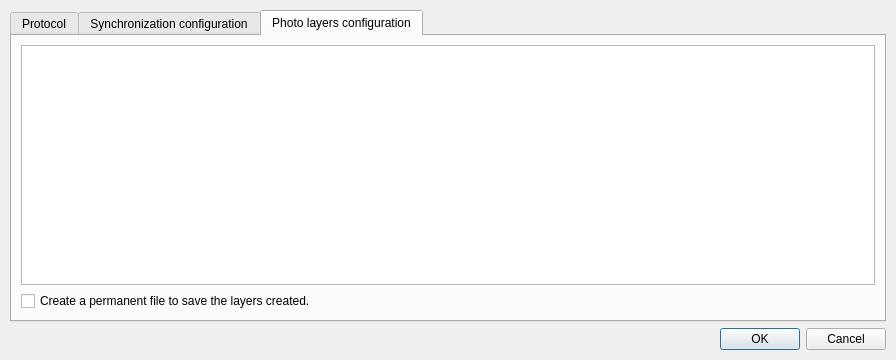
<?xml version="1.0" encoding="UTF-8"?>
<ui version="4.0">
 <class>localsyncDialogBase</class>
 <widget class="QDialog" name="localsyncDialogBase">
  <property name="geometry">
   <rect>
    <x>0</x>
    <y>0</y>
    <width>896</width>
    <height>360</height>
   </rect>
  </property>
  <property name="sizePolicy">
   <sizepolicy hsizetype="Minimum" vsizetype="Expanding">
    <horstretch>0</horstretch>
    <verstretch>0</verstretch>
   </sizepolicy>
  </property>
  <property name="windowTitle">
   <string>Localsync configuration</string>
  </property>
  <property name="sizeGripEnabled">
   <bool>false</bool>
  </property>
  <layout class="QVBoxLayout" name="verticalLayout_2">
   <property name="leftMargin">
    <number>10</number>
   </property>
   <property name="topMargin">
    <number>10</number>
   </property>
   <property name="rightMargin">
    <number>10</number>
   </property>
   <property name="bottomMargin">
    <number>10</number>
   </property>
   <item>
    <widget class="QTabWidget" name="tabWidget">
     <property name="currentIndex">
      <number>2</number>
     </property>
     <widget class="QWidget" name="tab_1">
      <attribute name="title">
       <string>Protocol</string>
      </attribute>
      <layout class="QVBoxLayout" name="verticalLayout_3">
       <item>
        <widget class="QLabel" name="label_4">
         <property name="text">
          <string>Select what protocol you want to use to connect to your devices:</string>
         </property>
        </widget>
       </item>
       <item>
        <widget class="QRadioButton" name="adb_radio">
         <property name="text">
          <string>ADB</string>
         </property>
        </widget>
       </item>
       <item>
        <layout class="QHBoxLayout" name="horizontalLayout">
         <item>
          <layout class="QVBoxLayout" name="verticalLayout_4">
           <item>
            <widget class="QLabel" name="label_2">
             <property name="sizePolicy">
              <sizepolicy hsizetype="Preferred" vsizetype="Fixed">
               <horstretch>0</horstretch>
               <verstretch>0</verstretch>
              </sizepolicy>
             </property>
             <property name="text">
              <string>ADB binary path:</string>
             </property>
            </widget>
           </item>
           <item>
            <layout class="QHBoxLayout" name="horizontalLayout_3">
             <property name="spacing">
              <number>6</number>
             </property>
             <item>
              <widget class="QLineEdit" name="browse_text"/>
             </item>
             <item>
              <widget class="QPushButton" name="browse">
               <property name="text">
                <string>Browse...</string>
               </property>
              </widget>
             </item>
            </layout>
           </item>
           <item>
            <widget class="QLabel" name="label_3">
             <property name="sizePolicy">
              <sizepolicy hsizetype="Preferred" vsizetype="Fixed">
               <horstretch>0</horstretch>
               <verstretch>0</verstretch>
              </sizepolicy>
             </property>
             <property name="text">
              <string>You can auto-install adb using the next button. It will be saved in your user application data folder.</string>
             </property>
            </widget>
           </item>
           <item>
            <layout class="QHBoxLayout" name="horizontalLayout_4">
             <item>
              <widget class="QPushButton" name="download">
               <property name="text">
                <string>Download and install ADB</string>
               </property>
              </widget>
             </item>
             <item>
              <spacer name="horizontalSpacer">
               <property name="orientation">
                <enum>Qt::Horizontal</enum>
               </property>
               <property name="sizeHint" stdset="0">
                <size>
                 <width>40</width>
                 <height>20</height>
                </size>
               </property>
              </spacer>
             </item>
            </layout>
           </item>
          </layout>
         </item>
        </layout>
       </item>
       <item>
        <spacer name="verticalSpacer">
         <property name="orientation">
          <enum>Qt::Vertical</enum>
         </property>
         <property name="sizeHint" stdset="0">
          <size>
           <width>20</width>
           <height>40</height>
          </size>
         </property>
        </spacer>
       </item>
       <item>
        <widget class="QRadioButton" name="mtp_radio">
         <property name="text">
          <string>MTP</string>
         </property>
        </widget>
       </item>
       <item>
        <layout class="QHBoxLayout" name="horizontalLayout_2">
         <item>
          <widget class="QLabel" name="label">
           <property name="text">
            <string>The MTP protocol only works on Windows, is slower and will require to confirm file by file the files you will like to copy.
 It does not require more installation.</string>
           </property>
          </widget>
         </item>
        </layout>
       </item>
       <item>
        <spacer name="verticalSpacer_2">
         <property name="orientation">
          <enum>Qt::Vertical</enum>
         </property>
         <property name="sizeHint" stdset="0">
          <size>
           <width>20</width>
           <height>40</height>
          </size>
         </property>
        </spacer>
       </item>
      </layout>
     </widget>
     <widget class="QWidget" name="tab_2">
      <attribute name="title">
       <string>Synchronization configuration</string>
      </attribute>
      <layout class="QVBoxLayout" name="verticalLayout">
       <item>
        <widget class="QTextEdit" name="conf_text_edit">
         <property name="sizePolicy">
          <sizepolicy hsizetype="Expanding" vsizetype="Expanding">
           <horstretch>0</horstretch>
           <verstretch>0</verstretch>
          </sizepolicy>
         </property>
         <property name="font">
          <font>
           <pointsize>12</pointsize>
          </font>
         </property>
        </widget>
       </item>
      </layout>
     </widget>
     <widget class="QWidget" name="tab_3">
      <attribute name="title">
       <string>Photo layers configuration</string>
      </attribute>
      <layout class="QVBoxLayout" name="verticalLayout_5">
       <item>
        <widget class="QTextEdit" name="photo_layers_edit">
         <property name="font">
          <font>
           <pointsize>12</pointsize>
          </font>
         </property>
        </widget>
       </item>
       <item>
        <widget class="QCheckBox" name="save_check_box">
         <property name="text">
          <string>Create a permanent file to save the layers created.</string>
         </property>
        </widget>
       </item>
      </layout>
     </widget>
    </widget>
   </item>
   <item>
    <widget class="QDialogButtonBox" name="button_box">
     <property name="sizePolicy">
      <sizepolicy hsizetype="Expanding" vsizetype="Fixed">
       <horstretch>0</horstretch>
       <verstretch>0</verstretch>
      </sizepolicy>
     </property>
     <property name="minimumSize">
      <size>
       <width>0</width>
       <height>0</height>
      </size>
     </property>
     <property name="standardButtons">
      <set>QDialogButtonBox::Cancel|QDialogButtonBox::Ok</set>
     </property>
    </widget>
   </item>
  </layout>
 </widget>
 <resources/>
 <connections/>
</ui>
